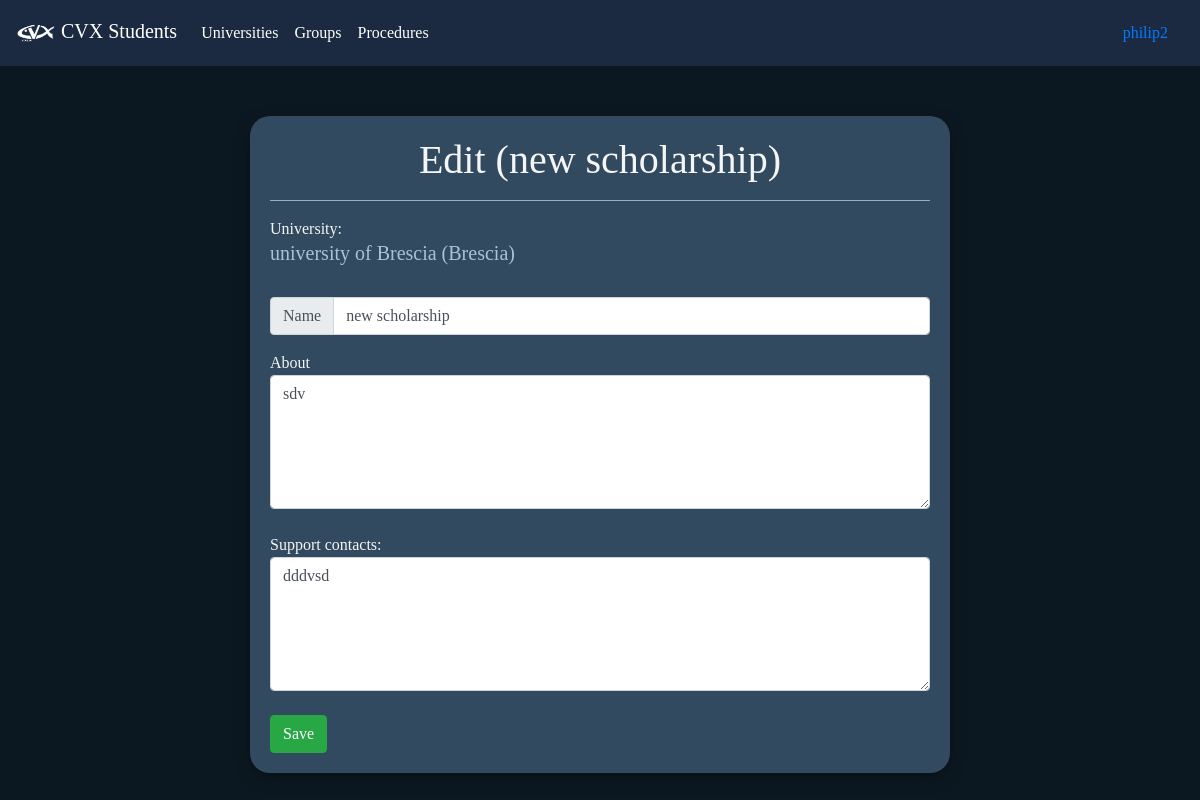
Page /university/scholarship/3/edit (signed in) on the committed database.
### universities/models.py (models this page shows)
class Scholarship(models.Model):
    name            = models.CharField(max_length=100)
    university      = models.ForeignKey(University, on_delete=models.CASCADE)
    about           = models.TextField()
    support_contacts       = models.TextField()
    def __str__(self):
        return self.name

class University(models.Model):
    name            = models.CharField(max_length=100)
    city            = models.CharField(max_length=100)
    website         = models.URLField(default='https://www.youtube.com/')
    programmes_page = models.URLField(default='https://www.youtube.com/')
    def __str__(self):
        return f'{self.name} ({self.city})'

### universities/views.py (the view)
# urls.py: path('scholarship/<int:scholarship_id>/edit', edit_scholarship, name='edit_scholarship'),
def edit_scholarship(request, scholarship_id):
    check_1 = check_access_type_2(request, 'add_university')
    if not check_1['status']:
        return render(request, 'access_denied.html', check_1)
    scholarship = Scholarship.objects.get(pk = scholarship_id)
    uni = scholarship.university
    scholarship_form = ScholarshipForm(instance=scholarship)
    if request.method == 'POST':
        scholarship_form = ScholarshipForm(request.POST or None, instance=scholarship)
        if scholarship_form.is_valid():
            scholarship_form.save()
            return redirect('view_scholarship', scholarship.pk)
    return render(request, 'edit_scholarship.html', {'scholarship_form':scholarship_form, 'university': uni, 'scholarship':scholarship})

### universities/forms.py
class ScholarshipForm(ModelForm):
    class Meta:
        model = Scholarship
        fields = ["name", "university", "about", "support_contacts"]

### users/access_checking.py (called while the page is built)
def check_access_type_2(request, access_type): # administration check
    r_data = check_access_type_1(request)
    if r_data['status']:
        if bool(len(administration_profile.objects.filter(user = request.user))):
            if not getattr(administration_profile.objects.filter(user = request.user)[0], access_type):
                r_data['status'] = False
                r_data['message_title'] = "Access Denied"
                r_data['message_detail'] = "You don't have the permission to open this page"
        else:
            r_data['status'] = False
            r_data['message_title'] = "Access Denied"
            r_data['message_detail'] = "You don't have the permission to open this page"
    return r_data

### universities/templates/edit_scholarship.html (shortened to what this page needs)
{% extends "general_form.html" %}
{% load static %}
{% block in_form %}
    <h1>Edit ({{ scholarship }})</h1>
    <hr>
    <form method="post" >
        <p>University:</p><h5>{{ university }}</h5> <br>
        <div  class="input-group mb-3">
            <div class="input-group-prepend">
                <span class="input-group-text" id="basic-addon1">Name</span>
            </div>
            <input type="text" class="form-control" name="name" maxlength="100" required id="id_name" value="{{ scholarship.name }}">
        </div>
        <p>About</p> <textarea name="about" class="form-control" rows="5" maxlength="100" required id="id_about">{{ scholarship.about }}</textarea><br>
        <p>Support contacts:</p> <textarea class="form-control" name="support_contacts" rows="5" maxlength="100" required id="id_support_contacts">{{ scholarship.support_contacts }}</textarea></p><br>
        <button type="submit" class="btn btn-success">Save</button>
    </form>
{% endblock %}

### users/templates/navbar.html (shortened to what this page needs)
{% load static %}
<nav class="navbar navbar-expand-lg navbar-dark" style="background-color: #1b2a41 !important;position: fixed; width: 100%;top: 0px;">
    <a class="navbar-brand" href="{% url 'home' %}"><img src="{% static 'images/cvx.png' %}" style="width: 40px;" alt=""> CVX Students</a>
    <div class="collapse navbar-collapse" id="navbarSupportedContent">
      <ul class="navbar-nav mr-auto">
        {% if not user.is_anonymous %}
            <li class="nav-item active">
                <a class="nav-link" href="{% url 'view_universities' %}">Universities</a>
            </li>
            <li class="nav-item active">
                <a class="nav-link" href="{% url 'view_support_groups' %}">Groups </a>
            </li>
            <li class="nav-item active">
                <a class="nav-link" href="{% url 'view_procedures' %}">Procedures</a>
            </li>
        {% endif %}
      </ul>
    {% if user.is_anonymous %}
        <li class="form-inline my-2 my-lg-0">
            <a class="nav-link" href="{% url 'login' %}">Login</a>
        </li>
        <li class="form-inline my-2 my-lg-0">
            <a class="nav-link" href="{% url 'create_user_account' %}">Signup</a>
        </li>
    {% else %}
        <li class="form-inline my-2 my-lg-0">
            <a class="nav-link" href="{% url 'profile' user.pk %}">{{ user }}</a>
        </li>
    {% endif %}
    </div>
  </nav>
  <br><br><br><br>

### users/static/css/style.css (style rules this page uses)
body { font-family: 'Comfortaa' !important; }
p { margin-bottom: 0px !important; }
hr { background-color: #a8c2d7; }
.navbar { background-color: #324a5f; }
h1 { color: #f5f5f5; text-align: center; }
p { color: #f5f5f5; }

### rows in the picture
Scholarship: name "new scholarship", about "sdv", support_contacts "dddvsd"
University: name+city "university of Brescia (Brescia)"

### other values in the picture
{{ user }} "philip2"
